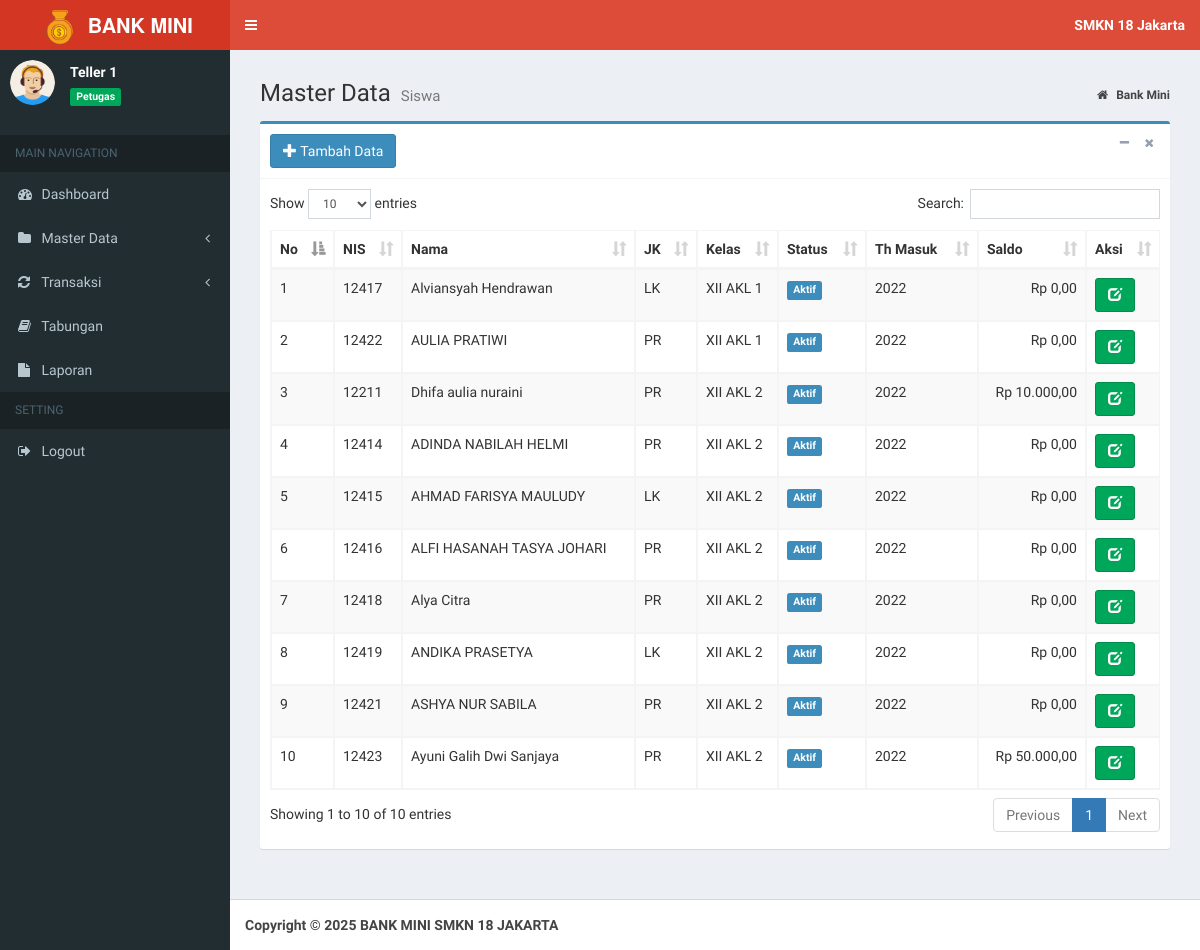
The page /index.php?page=MyApp/data_siswa1 (signed in) on the database its author committed.
### tables this page shows
CREATE TABLE `tb_profil` (
  `id_profil` int(11) NOT NULL,
  `nama_sekolah` varchar(200) NOT NULL,
  `alamat` varchar(400) NOT NULL,
  `akreditasi` char(2) NOT NULL
);

CREATE TABLE `tb_siswa` (
  `nis` int(12) NOT NULL,
  `nama_siswa` varchar(40) NOT NULL,
  `jekel` enum('LK','PR') NOT NULL,
  `id_kelas` int(11) NOT NULL,
  `status` enum('Aktif','Lulus','Pindah') NOT NULL,
  `th_masuk` year(4) NOT NULL,
  `saldo` int(11) NOT NULL DEFAULT 0
);

CREATE TABLE `tb_kelas` (
  `id_kelas` int(11) NOT NULL,
  `kelas` varchar(20) NOT NULL
);

### inc/rupiah.php (called while the page is built)
<?php
function rupiah($angka){
	$hasil_rupiah = "Rp " . number_format($angka,2,',','.');
	return $hasil_rupiah;
}

### petugas/siswa/data_siswa1.php (the view)
<section class="content-header">
    <h1>
        Master Data
        <small>Siswa</small>
    </h1>
    <ol class="breadcrumb">
        <li>
            <a href="index.php">
                <i class="fa fa-home"></i>
                <b>Bank Mini</b>
            </a>
        </li>
    </ol>
</section>
<section class="content">
    <div class="box box-primary">
        <div class="box-header with-border">
            <a href="?page=MyApp/add_siswa1" title="Tambah Data" class="btn btn-primary">
                <i class="glyphicon glyphicon-plus"></i> Tambah Data</a>
            <div class="box-tools pull-right">
                <button type="button" class="btn btn-box-tool" data-widget="collapse">
                    <i class="fa fa-minus"></i>
                </button>
                <button type="button" class="btn btn-box-tool" data-widget="remove">
                    <i class="fa fa-remove"></i>
                </button>
            </div>
        </div>
        <div class="box-body">
            <div class="table-responsive">
                <table id="example1" class="table table-bordered table-striped">
                    <thead>
                        <tr>
                            <th>No</th>
                            <th>NIS</th>
                            <th>Nama</th>
                            <th>JK</th>
                            <th>Kelas</th>
                            <th>Status</th>
                            <th>Th Masuk</th>
                            <th>Saldo</th>
                            <th>Aksi</th>
                        </tr>
                    </thead>
                    <tbody>
                        <?php
                  $no = 1;
                  $sql = $koneksi->query("SELECT s.nis, s.nama_siswa, s.jekel, s.status, s.th_masuk, s.saldo, k.kelas
                  from tb_siswa s inner join tb_kelas k on s.id_kelas=k.id_kelas
                  order by kelas asc, nis asc");
                  while ($data= $sql->fetch_assoc()) {
                ?>
                        <tr>
                            <td>
                                <?php echo $no++; ?>
                            </td>
                            <td>
                                <?php echo $data['nis']; ?>
                            </td>
                            <td>
                                <?php echo $data['nama_siswa']; ?>
                            </td>
                            <td>
                                <?php echo $data['jekel']; ?>
                            </td>
                            <td>
                                <?php echo $data['kelas']; ?>
                            </td>
                            <?php $warna = $data['status']  ?>
                            <td>
                                <?php if ($warna == 'Aktif') { ?>
                                <span class="label label-primary">Aktif</span>
                                <?php } elseif ($warna == 'Lulus') { ?>
                                <span class="label label-success">Lulus</span>
                                <?php } elseif ($warna == 'Pindah') { ?>
                                <span class="label label-danger">Pindah</span>
                            </td>
                            <?php } ?>
                            <td>
                                <?php echo $data['th_masuk']; ?>
                            </td>
                            <td align="right">
                                <?php echo isset($data['saldo']) ? rupiah($data['saldo']) : 'Rp 0'; ?>
                            </td>
                            <td>
                                <a href="?page=MyApp/edit_siswa1&kode=<?php echo $data['nis']; ?>" title="Ubah"
                                 class="btn btn-success">
                                    <i class="glyphicon glyphicon-edit"></i>
                                </a>
                            </td>
                        </tr>
                        <?php
                  }
                ?>
                    </tbody>
                </table>
            </div>
        </div>
    </div>
</section>

### index.php (shortened to what this page needs)
<?php
    if (isset($_SESSION["ses_username"])==""){
		header("location: login.php");
    }else{
      $data_nama = $_SESSION["ses_nama"];
      $data_level = $_SESSION["ses_level"];
    }
    include "inc/koneksi.php";
	include "inc/rupiah.php";
	$sql = $koneksi->query("SELECT * from tb_profil");
	while ($data= $sql->fetch_assoc()) {
		$nama=$data['nama_sekolah'];
	}
?>
<!DOCTYPE html>
<html>
<head>
	<link rel="stylesheet" href="bootstrap/css/bootstrap.min.css">
	<link rel="stylesheet" href="https://cdnjs.cloudflare.com/ajax/libs/font-awesome/4.5.0/css/font-awesome.min.css">
	<link rel="stylesheet" href="https://cdnjs.cloudflare.com/ajax/libs/ionicons/2.0.1/css/ionicons.min.css">
	<link rel="stylesheet" href="plugins/datatables/dataTables.bootstrap.css">
	<link rel="stylesheet" href="plugins/select2/select2.min.css">
	<link rel="stylesheet" href="dist/css/AdminLTE.min.css">
	<link rel="stylesheet" href="dist/css/skins/_all-skins.min.css">
</head>
<body class="hold-transition skin-red sidebar-mini">
	<div class="wrapper">
		<header class="main-header">
			<a href="index.php" class="logo">
				<span class="logo-lg">
					<img src="dist/img/logo.png" width="45px">
					<b>BANK MINI</b>
				</span>
			</a>
			<nav class="navbar navbar-static-top">
				<a href="#" class="sidebar-toggle" data-toggle="offcanvas" role="button">
				</a>
				<div class="navbar-custom-menu">
					<ul class="nav navbar-nav">
						<li class="dropdown messages-menu">
							<a class="dropdown-toggle" data-toggle="dropdown">
								<span>
									<b>
										<?= $nama; ?>
									</b>
								</span>
							</a>
						</li>
					</ul>
				</div>
			</nav>
		</header>
		<aside class="main-sidebar">
			<section class="sidebar">
				</<b>
				<div class="user-panel">
					<div class="pull-left image">
						<img src="dist/img/avatar.png" class="img-circle" alt="User Image">
					</div>
					<div class="pull-left info">
						<p>
							<?php echo $data_nama; ?>
						</p>
						<span class="label label-success">
							<?php echo $data_level; ?>
						</span>
					</div>
				</div>
				<ul class="sidebar-menu">
					<li class="header">MAIN NAVIGATION</li>
					<?php
          if ($data_level=="Administrator"){
        ?>
					<li class="treeview">
						<a href="?page=admin">
							<i class="fa fa-dashboard"></i>
							<span>Dashboard</span>
							<span class="pull-right-container">
							</span>
						</a>
					</li>
					<li class="treeview">
						<a href="#">
							<i class="fa fa-folder"></i>
							<span>Master Data</span>
							<span class="pull-right-container">
								<i class="fa fa-angle-left pull-right"></i>
							</span>
						</a>
						<ul class="treeview-menu">
							<li>
								<a href="?page=MyApp/data_siswa">
									<i class="fa fa-users"></i>Siswa</a>
							</li>
							<li>
								<a href="?page=MyApp/data_kelas">
									<i class="fa fa-feed"></i>Kelas</a>
							</li>
						</ul>
					</li>
					<li class="treeview">
						<a href="#">
							<i class="fa fa-refresh"></i>
							<span>Transaksi</span>
							<span class="pull-right-container">
								<i class="fa fa-angle-left pull-right"></i>
							</span>
						</a>
						<ul class="treeview-menu">
							<li>
								<a href="?page=data_setor">
									<i class="fa fa-arrow-circle-o-down"></i>Setoran</a>
							</li>
							<li>
								<a href="?page=data_tarik">
									<i class="fa fa-arrow-circle-o-up"></i>Penarikan</a>
							</li>
							<li>
								<a href="?page=view_kas">
									<i class="fa  fa-pie-chart"></i>Info Kas</a>
							</li>
						</ul>
					</li>
					<li class="treeview">
						<a href="?page=view_tabungan">
							<i class="fa fa-book"></i>
							<span>Tabungan</span>
							<span class="pull-right-container">
							</span>
						</a>
					</li>
					<li class="treeview">
						<a href="#">
							<i class="fa fa-refresh"></i>
							<span>Laporan</span>
							<span class="pull-right-container">
								<i class="fa fa-angle-left pull-right"></i>
							</span>
						</a>
						<ul class="treeview-menu">
							<li>
								<a href="?page=laporan">
									<i class="fa fa-arrow-circle-o-down"></i>Laporan Rekap</a>
							</li>
							<li>
								<a href="?page=laporan1">
									<i class="fa fa-arrow-circle-o-up"></i>Laporan Detail</a>
							</li>
							<li>
								<a href="?page=laporan_harian">
									<i class="fa fa-arrow-circle-o-up"></i>Laporan harian</a>
							</li>
						</ul>
					</li>
					<li class="header">SETTING</li>
					<li class="treeview">
						<a href="?page=MyApp/data_pengguna">
							<i class="fa fa-user"></i>
							<span>Pengguna Sistem</span>
							<span class="pull-right-container">
							</span>
						</a>
					</li>
					<li class="treeview">
						<a href="?page=MyApp/data_profil">
							<i class="fa fa-bank"></i>
							<span>Profil Sekolah</span>
							<span class="pull-right-container">
							</span>
						</a>
					</li>
					<?php
          } elseif($data_level=="Petugas"){
        ?>
					<li class="treeview">
						<a href="?page=petugas">
							<i class="fa fa-dashboard"></i>
							<span>Dashboard</span>
						</a>
					</li>
					<li class="treeview">
						<a href="#">
							<i class="fa fa-folder"></i>
							<span>Master Data</span>
							<span class="pull-right-container">
								<i class="fa fa-angle-left pull-right"></i>
							</span>
						</a>
					</li>
					<li class="treeview">
						<a href="#">
							<i class="fa fa-refresh"></i>
							<span>Transaksi</span>
							<span class="pull-right-container">
								<i class="fa fa-angle-left pull-right"></i>
							</span>
						</a>
					</li>
					<li class="treeview">
						<a href="?page=view_tabungan">
							<i class="fa fa-book"></i>
							<span>Tabungan</span>
						</a>
					</li>
					<li class="treeview">
						<a href="?page=laporan">
							<i class="fa fa-file"></i>
							<span>Laporan</span>
						</a>
					</li>
					<li class="header">SETTING</li>
					<?php
            }
          ?>
					<li>
						<a href="logout.php" onclick="return confirm('Anda yakin keluar dari aplikasi ?')">
							<i class="fa fa-sign-out"></i>
							<span>Logout</span>
						</a>
					</li>
			</section>
		</aside>
		<div class="content-wrapper">
			<section class="content">
				<?php
      if(isset($_GET['page'])){
          $hal = $_GET['page'];
          switch ($hal) {
              case 'MyApp/data_siswa1':
                  include "petugas/siswa/data_siswa1.php";
                  break;
          }
                        }
    ?>
			</section>
		</div>
		<footer class="main-footer">
			<strong>Copyright &copy; <?php echo date("Y"); ?> BANK MINI SMKN 18 JAKARTA
		</footer>
</body>
</html>

### rows shown on the page
tb_profil: nama_sekolah "SMKN 18 Jakarta"
tb_siswa: nis "12417", nama_siswa "Alviansyah Hendrawan", jekel "LK", id_kelas.kelas "XII AKL 1", status "Aktif", th_masuk "2022", saldo "Rp 0,00"
tb_siswa: nis "12422", nama_siswa "AULIA PRATIWI", jekel "PR", id_kelas.kelas "XII AKL 1", status "Aktif", th_masuk "2022", saldo "Rp 0,00"
tb_siswa: nis "12211", nama_siswa "Dhifa aulia nuraini", jekel "PR", id_kelas.kelas "XII AKL 2", status "Aktif", th_masuk "2022", saldo "Rp 10.000,00"
tb_siswa: nis "12414", nama_siswa "ADINDA NABILAH HELMI", jekel "PR", id_kelas.kelas "XII AKL 2", status "Aktif", th_masuk "2022", saldo "Rp 0,00"
tb_siswa: nis "12415", nama_siswa "AHMAD FARISYA MAULUDY", jekel "LK", id_kelas.kelas "XII AKL 2", status "Aktif", th_masuk "2022", saldo "Rp 0,00"
tb_siswa: nis "12416", nama_siswa "ALFI HASANAH TASYA JOHARI", jekel "PR", id_kelas.kelas "XII AKL 2", status "Aktif", th_masuk "2022", saldo "Rp 0,00"
tb_siswa: nis "12418", nama_siswa "Alya Citra", jekel "PR", id_kelas.kelas "XII AKL 2", status "Aktif", th_masuk "2022", saldo "Rp 0,00"
tb_siswa: nis "12419", nama_siswa "ANDIKA PRASETYA", jekel "LK", id_kelas.kelas "XII AKL 2", status "Aktif", th_masuk "2022", saldo "Rp 0,00"
tb_siswa: nis "12421", nama_siswa "ASHYA NUR SABILA", jekel "PR", id_kelas.kelas "XII AKL 2", status "Aktif", th_masuk "2022", saldo "Rp 0,00"
tb_siswa: nis "12423", nama_siswa "Ayuni Galih Dwi Sanjaya", jekel "PR", id_kelas.kelas "XII AKL 2", status "Aktif", th_masuk "2022", saldo "Rp 50.000,00"

### other values the page prints
$data_nama "Teller 1"
$data_level "Petugas"
